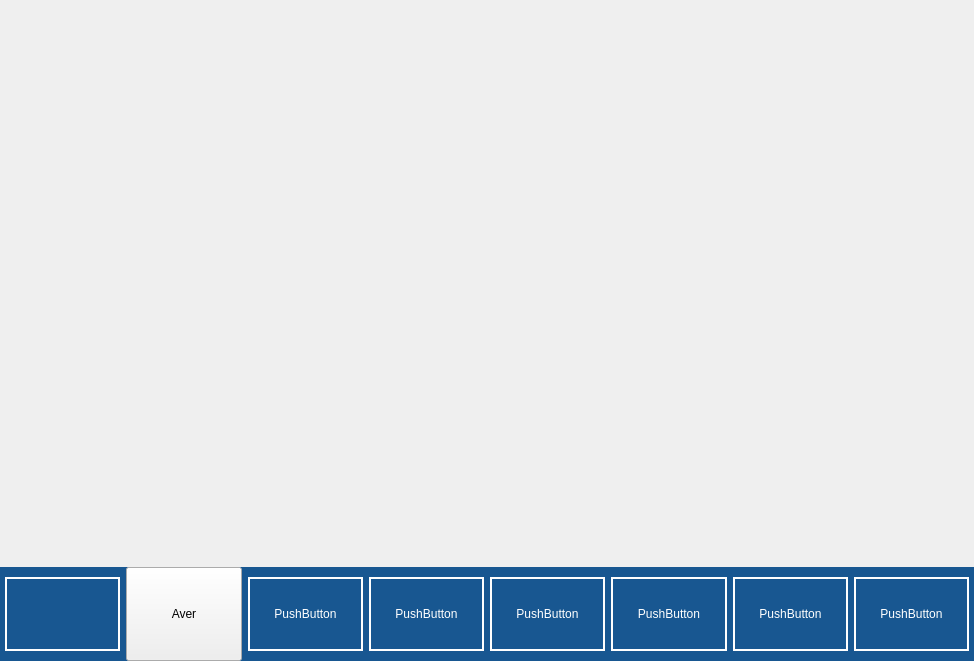
<?xml version="1.0" encoding="UTF-8"?>
<ui version="4.0">
 <class>MainWindow</class>
 <widget class="QMainWindow" name="MainWindow">
  <property name="geometry">
   <rect>
    <x>0</x>
    <y>0</y>
    <width>974</width>
    <height>661</height>
   </rect>
  </property>
  <property name="windowTitle">
   <string>MainWindow</string>
  </property>
  <widget class="QWidget" name="centralwidget">
   <layout class="QVBoxLayout" name="verticalLayout">
    <property name="spacing">
     <number>0</number>
    </property>
    <property name="leftMargin">
     <number>0</number>
    </property>
    <property name="topMargin">
     <number>0</number>
    </property>
    <property name="rightMargin">
     <number>0</number>
    </property>
    <property name="bottomMargin">
     <number>0</number>
    </property>
    <item>
     <widget class="QWidget" name="widget" native="true">
      <property name="sizePolicy">
       <sizepolicy hsizetype="Preferred" vsizetype="Preferred">
        <horstretch>0</horstretch>
        <verstretch>6</verstretch>
       </sizepolicy>
      </property>
      <layout class="QVBoxLayout" name="verticalLayout_2">
       <property name="spacing">
        <number>0</number>
       </property>
       <property name="sizeConstraint">
        <enum>QLayout::SetDefaultConstraint</enum>
       </property>
       <property name="leftMargin">
        <number>0</number>
       </property>
       <property name="topMargin">
        <number>0</number>
       </property>
       <property name="rightMargin">
        <number>0</number>
       </property>
       <property name="bottomMargin">
        <number>0</number>
       </property>
       <item>
        <widget class="QStackedWidget" name="stackedWidget">
         <property name="sizePolicy">
          <sizepolicy hsizetype="Preferred" vsizetype="Preferred">
           <horstretch>0</horstretch>
           <verstretch>6</verstretch>
          </sizepolicy>
         </property>
         <property name="contextMenuPolicy">
          <enum>Qt::CustomContextMenu</enum>
         </property>
         <property name="currentIndex">
          <number>1</number>
         </property>
         <widget class="QWidget" name="Empleados"/>
         <widget class="QWidget" name="page_2"/>
        </widget>
       </item>
       <item>
        <widget class="QWidget" name="MenuButtons" native="true">
         <property name="sizePolicy">
          <sizepolicy hsizetype="Preferred" vsizetype="Preferred">
           <horstretch>0</horstretch>
           <verstretch>1</verstretch>
          </sizepolicy>
         </property>
         <property name="styleSheet">
          <string notr="true">#MenuButtons{
	background-color: #185791;
}

#MenuButtons QPushButton{
	color: white;
	background-color: #185791;
	font: 600 11pt &quot;Segoe UI&quot;;
	height: 70%;
	border: 2px solid white;
}

#MenuButtons QPushButton:hover{
	background-color: rgb(87, 154, 198);
}</string>
         </property>
         <layout class="QHBoxLayout" name="horizontalLayout">
          <property name="leftMargin">
           <number>5</number>
          </property>
          <property name="topMargin">
           <number>0</number>
          </property>
          <property name="rightMargin">
           <number>5</number>
          </property>
          <property name="bottomMargin">
           <number>0</number>
          </property>
          <item>
           <widget class="QPushButton" name="MenuButton">
            <property name="layoutDirection">
             <enum>Qt::LeftToRight</enum>
            </property>
            <property name="text">
             <string/>
            </property>
            <property name="icon">
             <iconset>
              <normaloff>../img/Icons/empleados.png</normaloff>../img/Icons/empleados.png</iconset>
            </property>
            <property name="iconSize">
             <size>
              <width>27</width>
              <height>28</height>
             </size>
            </property>
            <property name="checkable">
             <bool>false</bool>
            </property>
           </widget>
          </item>
          <item>
           <widget class="QToolButton" name="toolButton">
            <property name="sizePolicy">
             <sizepolicy hsizetype="Minimum" vsizetype="Minimum">
              <horstretch>0</horstretch>
              <verstretch>0</verstretch>
             </sizepolicy>
            </property>
            <property name="minimumSize">
             <size>
              <width>77</width>
              <height>42</height>
             </size>
            </property>
            <property name="focusPolicy">
             <enum>Qt::StrongFocus</enum>
            </property>
            <property name="text">
             <string>Aver</string>
            </property>
            <property name="icon">
             <iconset>
              <normaloff>../img/Icons/empleados.png</normaloff>../img/Icons/empleados.png</iconset>
            </property>
            <property name="popupMode">
             <enum>QToolButton::DelayedPopup</enum>
            </property>
            <property name="toolButtonStyle">
             <enum>Qt::ToolButtonTextUnderIcon</enum>
            </property>
            <property name="autoRaise">
             <bool>false</bool>
            </property>
            <property name="arrowType">
             <enum>Qt::NoArrow</enum>
            </property>
           </widget>
          </item>
          <item>
           <widget class="QPushButton" name="pushButton_3">
            <property name="text">
             <string>PushButton</string>
            </property>
           </widget>
          </item>
          <item>
           <widget class="QPushButton" name="pushButton_2">
            <property name="sizePolicy">
             <sizepolicy hsizetype="Minimum" vsizetype="Maximum">
              <horstretch>0</horstretch>
              <verstretch>0</verstretch>
             </sizepolicy>
            </property>
            <property name="text">
             <string>PushButton</string>
            </property>
           </widget>
          </item>
          <item>
           <widget class="QPushButton" name="pushButton_6">
            <property name="sizePolicy">
             <sizepolicy hsizetype="Minimum" vsizetype="Fixed">
              <horstretch>0</horstretch>
              <verstretch>0</verstretch>
             </sizepolicy>
            </property>
            <property name="maximumSize">
             <size>
              <width>16777215</width>
              <height>16777215</height>
             </size>
            </property>
            <property name="text">
             <string>PushButton</string>
            </property>
           </widget>
          </item>
          <item>
           <widget class="QPushButton" name="pushButton_5">
            <property name="text">
             <string>PushButton</string>
            </property>
           </widget>
          </item>
          <item>
           <widget class="QPushButton" name="pushButton_4">
            <property name="text">
             <string>PushButton</string>
            </property>
           </widget>
          </item>
          <item>
           <widget class="QPushButton" name="pushButton">
            <property name="text">
             <string>PushButton</string>
            </property>
           </widget>
          </item>
         </layout>
        </widget>
       </item>
      </layout>
     </widget>
    </item>
   </layout>
  </widget>
  <widget class="QMenuBar" name="menubar">
   <property name="geometry">
    <rect>
     <x>0</x>
     <y>0</y>
     <width>974</width>
     <height>22</height>
    </rect>
   </property>
  </widget>
 </widget>
 <tabstops>
  <tabstop>pushButton_3</tabstop>
  <tabstop>pushButton_2</tabstop>
  <tabstop>pushButton_6</tabstop>
  <tabstop>toolButton</tabstop>
  <tabstop>pushButton_5</tabstop>
  <tabstop>pushButton_4</tabstop>
  <tabstop>pushButton</tabstop>
  <tabstop>MenuButton</tabstop>
 </tabstops>
 <resources/>
 <connections/>
</ui>
